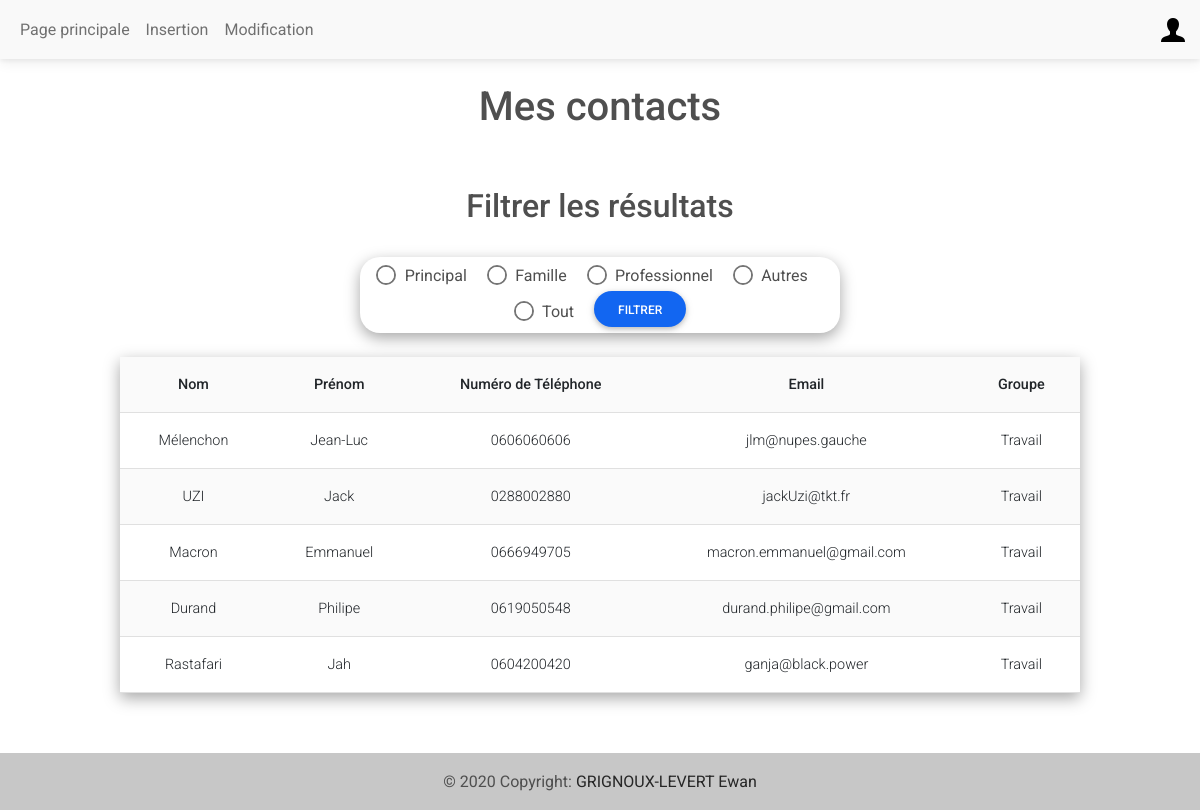
/index.php?inlineRadioOptions=Travail (signed in), run on the app's committed database.
### tables this page shows
CREATE TABLE "Coordonnees" (
	"id"	INTEGER,
	"nom"	VARCHAR(30) NOT NULL,
	"prenom"	VARCHAR(30) NOT NULL,
	"phoneNumber"	VARCHAR(10),
	"email"	VARCHAR(40) CHECK("email" LIKE '%@%'),
	"idUsers"	INTEGER NOT NULL,
	"groups"	VARCHAR(10) NOT NULL CHECK("groups" IN ('Principal', 'Travail', 'Famille', 'Autre')),
	FOREIGN KEY("idUsers") REFERENCES "Users"("id") ON UPDATE CASCADE ON DELETE CASCADE,
	PRIMARY KEY("id" AUTOINCREMENT)
);

### index.php (the view, shortened to what this page needs)
<!DOCTYPE html>
<html lang="fr">
    <head>
        <link href="style.css" rel="stylesheet" type="text/css">
        <link rel="stylesheet" href="https://cdnjs.cloudflare.com/ajax/libs/font-awesome/6.0.0/css/all.min.css%22/%3E">
        <link rel="stylesheet" href="css/mdb.min.css" />
    </head>
    <body>
        <nav class="navbar navbar-expand-lg navbar-light bg-light">
            <div class="container-fluid">
                <div class="collapse navbar-collapse" id="navbarSupportedContent">
                    <ul class="navbar-nav me-auto mb-2 mb-lg-0">
                        <li class="nav-item">
                        <a class="nav-link" href="index.php">Page principale</a>
                        </li>
                        <?php
                            if(isset($_SESSION) && $_SESSION['status']=='admin'){
                                echo '<li class="nav-item">';
                                echo '<a class="nav-link" href="insertion.php">Insertion</a>';
                                echo '</li>';
                                echo '<li class="nav-item">';
                                echo '<a class="nav-link" href="modification.php">Modification</a>';
                                echo '</li>';
                            }
                        ?>
                    </ul>
                </div>
                <div class="dropdown">
                    <a class="dropdown-toggle d-flex align-items-center hidden-arrow" href="#" id="navbarDropdownMenuAvatar" role="button" data-mdb-toggle="dropdown" aria-expanded="false">
                        <img src="img/user.png" alt="user icon" loading="lazy">
                    </a>
                </div>
            </div>
        </nav>
        <h1>Mes contacts</h1>
        <section>
            <h2>Filtrer les résultats</h2>
            <form id="ind_form" action="#" method="GET">
                <div class="form-check form-check-inline">
                    <input class="form-check-input" type="radio" name="inlineRadioOptions" id="inlineRadio1" value="Principal" />
                    <label class="form-check-label" for="inlineRadio1">Principal</label>
                </div>
                <div class="form-check form-check-inline">
                    <input class="form-check-input" type="radio" name="inlineRadioOptions" id="inlineRadio2" value="Famille" />
                    <label class="form-check-label" for="inlineRadio1">Famille</label>
                </div>
                <div class="form-check form-check-inline">
                    <input class="form-check-input" type="radio" name="inlineRadioOptions" id="inlineRadio3" value="Travail" />
                    <label class="form-check-label" for="inlineRadio1">Professionnel</label>
                </div>
                <div class="form-check form-check-inline">
                    <input class="form-check-input" type="radio" name="inlineRadioOptions" id="inlineRadio4" value="Autre" />
                    <label class="form-check-label" for="inlineRadio1">Autres</label>
                </div>
                <div class="form-check form-check-inline">
                    <input class="form-check-input" type="radio" name="inlineRadioOptions" id="inlineRadio13" value="Tout" />
                    <label class="form-check-label" for="inlineRadio1">Tout</label>
                </div>
                <input type="submit" class="btn btn-primary btn-rounded" id="ind_button" value='Filtrer'>
            </form>
        </section>
        <?php
        include "function.php" ;
        $madb = new PDO('sqlite:'.$_SERVER["DOCUMENT_ROOT"]."/WEB2/IUT-Projet-WEB/DB/database.sqlite") ;
        if (!empty($_GET)){
            if ($_GET["inlineRadioOptions"] == "Tout"){
                $query = 'SELECT * FROM Coordonnees WHERE idUsers LIKE '.$_SESSION["id"].';';
            }
            else{
                $groups_filtre= $madb->quote($_GET["inlineRadioOptions"]);
            $query = 'SELECT * FROM Coordonnees WHERE idUsers LIKE '.$_SESSION["id"].' AND groups LIKE '.$groups_filtre.';';
            }
            $result = $madb->query($query);
            $tb = "
                <tr>
                <th scope='col'>Nom</th>
                <th scope='col'>Prénom</th>
                <th scope='col'>Numéro de Téléphone</th>
                <th scope='col'>Email</th>
                <th scope='col'>Groupe</th>
                </tr>
                <tr>
            ";
            while ($row = $result->fetch(PDO::FETCH_ASSOC)) {
                $nom = $row["nom"];
                $prenom = $row["prenom"];
                $phone = $row["phoneNumber"];
                $mail = $row["email"];
                $groups = $row["groups"];
                $tb .= "<td> $nom </td>";
                $tb .= "<td> $prenom </td>";
                $tb .= "<td> $phone </td>";
                $tb .= "<td> $mail </td>";
                $tb .= "<td> $groups </td>";
                $tb .= "</tr>";
            }
        }
        echo "<div table-responsive>
            <table class='table table-striped ' id='index_tab'>
            $tb
            </table>";
        ?>
        <footer class="bg-light text-center text-lg-start">
            <div class="text-center p-3" style="background-color: rgba(0, 0, 0, 0.2);">
                © 2020 Copyright:
                <a class="text-dark" href="https://mdbootstrap.com/">GRIGNOUX-LEVERT Ewan</a>
            </div>
        </footer>
    </body>
</html>

### style.css (style rules this page uses)
h1, h2 { text-align: center; padding: 2%; }
body { position: relative; margin: 0; padding: 0; min-height: 100%; width: 100%; }
#ind_form { text-align: center; padding: 0.5%; margin-left: 30%; margin-bottom: 2%; width : 40%; box-shadow: rgba(0, 0, 0, 0.35) 0px 5px 15px; border-radius: 20px; }
#index_tab { width: 80%; margin-left: 10%; box-shadow: rgba(0, 0, 0, 0.35) 0px 5px 15px; text-align: center; }
footer { margin-top: 5%; margin-bottom: 0%; width: 100%; text-align: center; }

### data on the page
coordonnees: nom "Mélenchon", prenom "Jean-Luc", phoneNumber "0606060606", email "jlm@nupes.gauche", groups "Travail"
coordonnees: nom "UZI", prenom "Jack", phoneNumber "0288002880", email "jackUzi@tkt.fr", groups "Travail"
coordonnees: nom "Macron", prenom "Emmanuel", phoneNumber "0666949705", email "macron.emmanuel@gmail.com", groups "Travail"
coordonnees: nom "Durand", prenom "Philipe", phoneNumber "0619050548", email "durand.philipe@gmail.com", groups "Travail"
coordonnees: nom "Rastafari", prenom "Jah", phoneNumber "0604200420", email "ganja@black.power", groups "Travail"
